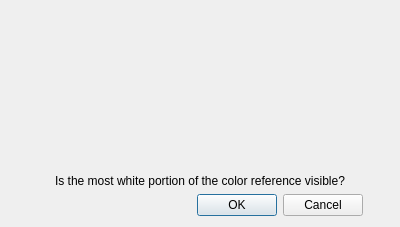
<?xml version="1.0" encoding="UTF-8"?>
<ui version="4.0">
 <class>Dialog</class>
 <widget class="QDialog" name="Dialog">
  <property name="geometry">
   <rect>
    <x>0</x>
    <y>0</y>
    <width>400</width>
    <height>227</height>
   </rect>
  </property>
  <property name="windowTitle">
   <string>Verify color reference</string>
  </property>
  <layout class="QGridLayout" name="gridLayout">
   <item row="3" column="0">
    <widget class="QDialogButtonBox" name="buttonBox">
     <property name="orientation">
      <enum>Qt::Horizontal</enum>
     </property>
     <property name="standardButtons">
      <set>QDialogButtonBox::Cancel|QDialogButtonBox::Ok</set>
     </property>
    </widget>
   </item>
   <item row="1" column="0">
    <widget class="QLabel" name="label_Image">
     <property name="text">
      <string/>
     </property>
     <property name="alignment">
      <set>Qt::AlignCenter</set>
     </property>
    </widget>
   </item>
   <item row="1" column="1">
    <spacer name="verticalSpacer">
     <property name="orientation">
      <enum>Qt::Vertical</enum>
     </property>
     <property name="sizeHint" stdset="0">
      <size>
       <width>20</width>
       <height>40</height>
      </size>
     </property>
    </spacer>
   </item>
   <item row="2" column="0" colspan="2">
    <widget class="QLabel" name="label_dialog">
     <property name="text">
      <string>Is the most white portion of the color reference visible?</string>
     </property>
     <property name="alignment">
      <set>Qt::AlignCenter</set>
     </property>
    </widget>
   </item>
  </layout>
 </widget>
 <resources/>
 <connections>
  <connection>
   <sender>buttonBox</sender>
   <signal>accepted()</signal>
   <receiver>Dialog</receiver>
   <slot>accept()</slot>
   <hints>
    <hint type="sourcelabel">
     <x>248</x>
     <y>254</y>
    </hint>
    <hint type="destinationlabel">
     <x>157</x>
     <y>274</y>
    </hint>
   </hints>
  </connection>
  <connection>
   <sender>buttonBox</sender>
   <signal>rejected()</signal>
   <receiver>Dialog</receiver>
   <slot>reject()</slot>
   <hints>
    <hint type="sourcelabel">
     <x>316</x>
     <y>260</y>
    </hint>
    <hint type="destinationlabel">
     <x>286</x>
     <y>274</y>
    </hint>
   </hints>
  </connection>
 </connections>
</ui>
